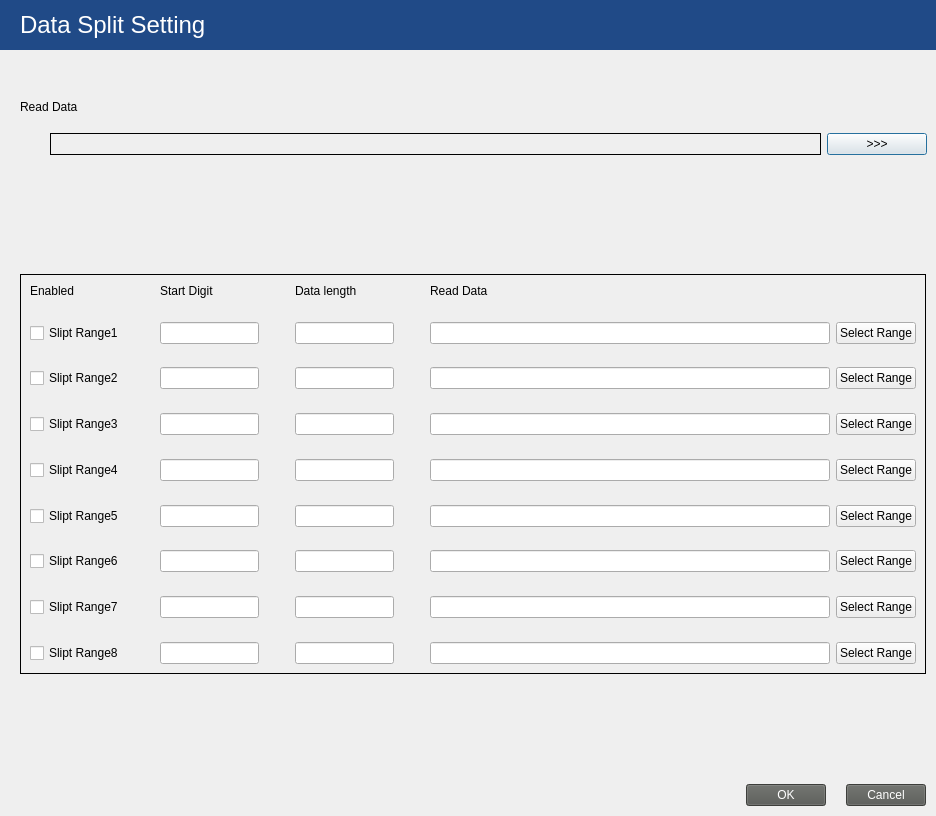
<?xml version="1.0" encoding="UTF-8"?>
<ui version="4.0">
 <class>DlogDSS_2Dcocde</class>
 <widget class="QDialog" name="DlogDSS_2Dcocde">
  <property name="geometry">
   <rect>
    <x>0</x>
    <y>0</y>
    <width>936</width>
    <height>816</height>
   </rect>
  </property>
  <property name="windowTitle">
   <string>Dialog</string>
  </property>
  <layout class="QVBoxLayout" name="verticalLayout">
   <property name="spacing">
    <number>0</number>
   </property>
   <property name="leftMargin">
    <number>0</number>
   </property>
   <property name="topMargin">
    <number>0</number>
   </property>
   <property name="rightMargin">
    <number>0</number>
   </property>
   <property name="bottomMargin">
    <number>0</number>
   </property>
   <item>
    <widget class="QFrame" name="">
     <property name="minimumSize">
      <size>
       <width>0</width>
       <height>50</height>
      </size>
     </property>
     <layout class="QVBoxLayout" name="verticalLayout_3">
      <property name="spacing">
       <number>10</number>
      </property>
      <property name="leftMargin">
       <number>0</number>
      </property>
      <property name="topMargin">
       <number>0</number>
      </property>
      <property name="rightMargin">
       <number>0</number>
      </property>
      <property name="bottomMargin">
       <number>10</number>
      </property>
      <item>
       <widget class="QFrame" name="">
        <property name="minimumSize">
         <size>
          <width>0</width>
          <height>50</height>
         </size>
        </property>
        <property name="maximumSize">
         <size>
          <width>16777215</width>
          <height>50</height>
         </size>
        </property>
        <property name="styleSheet">
         <string notr="true">background-color: rgb(32, 74, 135);
color: rgb(255, 255, 255);</string>
        </property>
        <layout class="QVBoxLayout" name="verticalLayout_2">
         <property name="leftMargin">
          <number>20</number>
         </property>
         <item>
          <widget class="QLabel" name="label">
           <property name="text">
            <string>&lt;html&gt;&lt;head/&gt;&lt;body&gt;&lt;p&gt;&lt;span style=&quot; font-size:18pt;&quot;&gt;Data Split Setting&lt;/span&gt;&lt;/p&gt;&lt;/body&gt;&lt;/html&gt;</string>
           </property>
          </widget>
         </item>
        </layout>
       </widget>
      </item>
      <item>
       <spacer name="verticalSpacer_9">
        <property name="orientation">
         <enum>Qt::Vertical</enum>
        </property>
        <property name="sizeType">
         <enum>QSizePolicy::Maximum</enum>
        </property>
        <property name="sizeHint" stdset="0">
         <size>
          <width>20</width>
          <height>40</height>
         </size>
        </property>
       </spacer>
      </item>
      <item>
       <layout class="QVBoxLayout" name="verticalLayout_4">
        <property name="leftMargin">
         <number>20</number>
        </property>
        <item>
         <widget class="QLabel" name="label_2">
          <property name="text">
           <string>Read Data </string>
          </property>
         </widget>
        </item>
       </layout>
      </item>
      <item>
       <widget class="QFrame" name="horizontalFrame_3">
        <property name="maximumSize">
         <size>
          <width>16777215</width>
          <height>50</height>
         </size>
        </property>
        <layout class="QHBoxLayout" name="horizontalLayout_3">
         <property name="leftMargin">
          <number>50</number>
         </property>
         <item>
          <widget class="QLabel" name="lab_ReadData__DSS_2Dcode">
           <property name="maximumSize">
            <size>
             <width>16777215</width>
             <height>40</height>
            </size>
           </property>
           <property name="frameShape">
            <enum>QFrame::Box</enum>
           </property>
           <property name="text">
            <string/>
           </property>
          </widget>
         </item>
         <item>
          <widget class="QPushButton" name="btn_readDetialData">
           <property name="maximumSize">
            <size>
             <width>100</width>
             <height>16777215</height>
            </size>
           </property>
           <property name="text">
            <string>&gt;&gt;&gt;</string>
           </property>
          </widget>
         </item>
        </layout>
       </widget>
      </item>
      <item>
       <widget class="QFrame" name="horizontalFrame_2">
        <property name="minimumSize">
         <size>
          <width>0</width>
          <height>0</height>
         </size>
        </property>
        <layout class="QHBoxLayout" name="horizontalLayout">
         <property name="spacing">
          <number>0</number>
         </property>
         <property name="leftMargin">
          <number>20</number>
         </property>
         <property name="topMargin">
          <number>0</number>
         </property>
         <property name="rightMargin">
          <number>10</number>
         </property>
         <property name="bottomMargin">
          <number>0</number>
         </property>
         <item>
          <widget class="QFrame" name="frame">
           <property name="maximumSize">
            <size>
             <width>16777215</width>
             <height>400</height>
            </size>
           </property>
           <property name="inputMethodHints">
            <set>Qt::ImhNone</set>
           </property>
           <property name="frameShape">
            <enum>QFrame::Box</enum>
           </property>
           <property name="midLineWidth">
            <number>3</number>
           </property>
           <layout class="QGridLayout" name="gridLayout">
            <item row="16" column="6">
             <widget class="QLineEdit" name="ledit_readData8_DSS_2Dcode"/>
            </item>
            <item row="10" column="2">
             <widget class="QLineEdit" name="ledit_startDigt5_DSS_2Dcode"/>
            </item>
            <item row="9" column="0">
             <spacer name="verticalSpacer_5">
              <property name="orientation">
               <enum>Qt::Vertical</enum>
              </property>
              <property name="sizeHint" stdset="0">
               <size>
                <width>20</width>
                <height>40</height>
               </size>
              </property>
             </spacer>
            </item>
            <item row="8" column="6">
             <widget class="QLineEdit" name="ledit_readData4_DSS_2Dcode"/>
            </item>
            <item row="2" column="4">
             <widget class="QLineEdit" name="ledit_dataLength1_DSS_2Dcode"/>
            </item>
            <item row="8" column="2">
             <widget class="QLineEdit" name="ledit_startDigt4_DSS_2Dcode"/>
            </item>
            <item row="11" column="0">
             <spacer name="verticalSpacer_6">
              <property name="orientation">
               <enum>Qt::Vertical</enum>
              </property>
              <property name="sizeHint" stdset="0">
               <size>
                <width>20</width>
                <height>40</height>
               </size>
              </property>
             </spacer>
            </item>
            <item row="16" column="2">
             <widget class="QLineEdit" name="ledit_startDigt8_DSS_2Dcode"/>
            </item>
            <item row="14" column="2">
             <widget class="QLineEdit" name="ledit_startDigt7_DSS_2Dcode"/>
            </item>
            <item row="6" column="4">
             <widget class="QLineEdit" name="ledit_dataLength3_DSS_2Dcode"/>
            </item>
            <item row="6" column="0">
             <widget class="QCheckBox" name="cbox_SlipRange3_DSS_2Dcode">
              <property name="text">
               <string>Slipt Range3</string>
              </property>
             </widget>
            </item>
            <item row="0" column="6">
             <widget class="QLabel" name="label_7">
              <property name="text">
               <string>Read Data</string>
              </property>
             </widget>
            </item>
            <item row="10" column="4">
             <widget class="QLineEdit" name="ledit_dataLength5_DSS_2Dcode"/>
            </item>
            <item row="4" column="4">
             <widget class="QLineEdit" name="ledit_dataLength2_DSS_2Dcode"/>
            </item>
            <item row="2" column="1">
             <spacer name="horizontalSpacer">
              <property name="orientation">
               <enum>Qt::Horizontal</enum>
              </property>
              <property name="sizeHint" stdset="0">
               <size>
                <width>40</width>
                <height>20</height>
               </size>
              </property>
             </spacer>
            </item>
            <item row="12" column="2">
             <widget class="QLineEdit" name="ledit_startDigt6_DSS_2Dcode"/>
            </item>
            <item row="8" column="4">
             <widget class="QLineEdit" name="ledit_dataLength4_DSS_2Dcode"/>
            </item>
            <item row="14" column="4">
             <widget class="QLineEdit" name="ledit_dataLength7_DSS_2Dcode"/>
            </item>
            <item row="16" column="4">
             <widget class="QLineEdit" name="ledit_dataLength8_DSS_2Dcode"/>
            </item>
            <item row="2" column="0">
             <widget class="QCheckBox" name="cbox_SlipRange1_DSS_2Dcode">
              <property name="text">
               <string>Slipt Range1</string>
              </property>
             </widget>
            </item>
            <item row="12" column="6">
             <widget class="QLineEdit" name="ledit_readData6_DSS_2Dcode"/>
            </item>
            <item row="15" column="0">
             <spacer name="verticalSpacer_8">
              <property name="orientation">
               <enum>Qt::Vertical</enum>
              </property>
              <property name="sizeHint" stdset="0">
               <size>
                <width>20</width>
                <height>40</height>
               </size>
              </property>
             </spacer>
            </item>
            <item row="16" column="0">
             <widget class="QCheckBox" name="cbox_SlipRange8_DSS_2Dcode">
              <property name="text">
               <string>Slipt Range8</string>
              </property>
             </widget>
            </item>
            <item row="5" column="0">
             <spacer name="verticalSpacer_3">
              <property name="orientation">
               <enum>Qt::Vertical</enum>
              </property>
              <property name="sizeHint" stdset="0">
               <size>
                <width>20</width>
                <height>40</height>
               </size>
              </property>
             </spacer>
            </item>
            <item row="6" column="2">
             <widget class="QLineEdit" name="ledit_startDigt3_DSS_2Dcode"/>
            </item>
            <item row="4" column="6">
             <widget class="QLineEdit" name="ledit_readData2_DSS_2Dcode"/>
            </item>
            <item row="8" column="0">
             <widget class="QCheckBox" name="cbox_SlipRange4_DSS_2Dcode">
              <property name="text">
               <string>Slipt Range4</string>
              </property>
             </widget>
            </item>
            <item row="12" column="0">
             <widget class="QCheckBox" name="cbox_SlipRange6_DSS_2Dcode">
              <property name="text">
               <string>Slipt Range6</string>
              </property>
             </widget>
            </item>
            <item row="10" column="0">
             <widget class="QCheckBox" name="cbox_SlipRange5_DSS_2Dcode">
              <property name="text">
               <string>Slipt Range5</string>
              </property>
             </widget>
            </item>
            <item row="2" column="5">
             <spacer name="horizontalSpacer_3">
              <property name="orientation">
               <enum>Qt::Horizontal</enum>
              </property>
              <property name="sizeHint" stdset="0">
               <size>
                <width>40</width>
                <height>20</height>
               </size>
              </property>
             </spacer>
            </item>
            <item row="14" column="6">
             <widget class="QLineEdit" name="ledit_readData7_DSS_2Dcode"/>
            </item>
            <item row="12" column="4">
             <widget class="QLineEdit" name="ledit_dataLength6_DSS_2Dcode"/>
            </item>
            <item row="2" column="3">
             <spacer name="horizontalSpacer_2">
              <property name="orientation">
               <enum>Qt::Horizontal</enum>
              </property>
              <property name="sizeHint" stdset="0">
               <size>
                <width>40</width>
                <height>20</height>
               </size>
              </property>
             </spacer>
            </item>
            <item row="4" column="0">
             <widget class="QCheckBox" name="cbox_SlipRange2_DSS_2Dcode">
              <property name="text">
               <string>Slipt Range2</string>
              </property>
             </widget>
            </item>
            <item row="2" column="2">
             <widget class="QLineEdit" name="ledit_startDigt1_DSS_2Dcode"/>
            </item>
            <item row="4" column="2">
             <widget class="QLineEdit" name="ledit_startDigt2_DSS_2Dcode"/>
            </item>
            <item row="1" column="0">
             <spacer name="verticalSpacer_2">
              <property name="orientation">
               <enum>Qt::Vertical</enum>
              </property>
              <property name="sizeHint" stdset="0">
               <size>
                <width>20</width>
                <height>40</height>
               </size>
              </property>
             </spacer>
            </item>
            <item row="2" column="6">
             <widget class="QLineEdit" name="ledit_readData1_DSS_2Dcode">
              <property name="minimumSize">
               <size>
                <width>400</width>
                <height>0</height>
               </size>
              </property>
             </widget>
            </item>
            <item row="10" column="6">
             <widget class="QLineEdit" name="ledit_readData5_DSS_2Dcode"/>
            </item>
            <item row="6" column="6">
             <widget class="QLineEdit" name="ledit_readData3_DSS_2Dcode"/>
            </item>
            <item row="3" column="0">
             <spacer name="verticalSpacer">
              <property name="orientation">
               <enum>Qt::Vertical</enum>
              </property>
              <property name="sizeHint" stdset="0">
               <size>
                <width>20</width>
                <height>40</height>
               </size>
              </property>
             </spacer>
            </item>
            <item row="7" column="0">
             <spacer name="verticalSpacer_4">
              <property name="orientation">
               <enum>Qt::Vertical</enum>
              </property>
              <property name="sizeHint" stdset="0">
               <size>
                <width>20</width>
                <height>40</height>
               </size>
              </property>
             </spacer>
            </item>
            <item row="13" column="0">
             <spacer name="verticalSpacer_7">
              <property name="orientation">
               <enum>Qt::Vertical</enum>
              </property>
              <property name="sizeHint" stdset="0">
               <size>
                <width>20</width>
                <height>40</height>
               </size>
              </property>
             </spacer>
            </item>
            <item row="14" column="0">
             <widget class="QCheckBox" name="cbox_SlipRange7_DSS_2Dcode">
              <property name="text">
               <string>Slipt Range7</string>
              </property>
             </widget>
            </item>
            <item row="0" column="2">
             <widget class="QLabel" name="label_6">
              <property name="text">
               <string>Start Digit</string>
              </property>
             </widget>
            </item>
            <item row="0" column="0">
             <widget class="QLabel" name="label_4">
              <property name="text">
               <string>Enabled</string>
              </property>
             </widget>
            </item>
            <item row="0" column="4">
             <widget class="QLabel" name="label_5">
              <property name="text">
               <string>Data length</string>
              </property>
             </widget>
            </item>
            <item row="2" column="7">
             <widget class="QPushButton" name="btn_selectRange1_DSS_2Dcode">
              <property name="text">
               <string>Select Range</string>
              </property>
             </widget>
            </item>
            <item row="4" column="7">
             <widget class="QPushButton" name="btn_selectRange2_DSS_2Dcode">
              <property name="text">
               <string>Select Range</string>
              </property>
             </widget>
            </item>
            <item row="6" column="7">
             <widget class="QPushButton" name="btn_selectRange3_DSS_2Dcode">
              <property name="text">
               <string>Select Range</string>
              </property>
             </widget>
            </item>
            <item row="8" column="7">
             <widget class="QPushButton" name="btn_selectRange4_DSS_2Dcode">
              <property name="text">
               <string>Select Range</string>
              </property>
             </widget>
            </item>
            <item row="10" column="7">
             <widget class="QPushButton" name="btn_selectRange5_DSS_2Dcode">
              <property name="text">
               <string>Select Range</string>
              </property>
             </widget>
            </item>
            <item row="12" column="7">
             <widget class="QPushButton" name="btn_selectRange6_DSS_2Dcode">
              <property name="text">
               <string>Select Range</string>
              </property>
             </widget>
            </item>
            <item row="14" column="7">
             <widget class="QPushButton" name="btn_selectRange7_DSS_2Dcode">
              <property name="text">
               <string>Select Range</string>
              </property>
             </widget>
            </item>
            <item row="16" column="7">
             <widget class="QPushButton" name="btn_selectRange8_DSS_2Dcode">
              <property name="text">
               <string>Select Range</string>
              </property>
             </widget>
            </item>
           </layout>
          </widget>
         </item>
        </layout>
       </widget>
      </item>
      <item>
       <layout class="QHBoxLayout" name="horizontalLayout_2">
        <property name="spacing">
         <number>20</number>
        </property>
        <property name="topMargin">
         <number>0</number>
        </property>
        <property name="rightMargin">
         <number>10</number>
        </property>
        <item>
         <spacer name="horizontalSpacer_4">
          <property name="orientation">
           <enum>Qt::Horizontal</enum>
          </property>
          <property name="sizeHint" stdset="0">
           <size>
            <width>40</width>
            <height>20</height>
           </size>
          </property>
         </spacer>
        </item>
        <item>
         <widget class="QPushButton" name="btn_OK_DSS_2Dcode">
          <property name="styleSheet">
           <string notr="true">background-color: rgb(85, 87, 83);
color: rgb(255, 255, 255);</string>
          </property>
          <property name="text">
           <string>OK</string>
          </property>
         </widget>
        </item>
        <item>
         <widget class="QPushButton" name="btn_Cancel_DSS_2Dcode">
          <property name="styleSheet">
           <string notr="true">background-color: rgb(85, 87, 83);
color: rgb(255, 255, 255);</string>
          </property>
          <property name="text">
           <string>Cancel</string>
          </property>
         </widget>
        </item>
       </layout>
      </item>
     </layout>
    </widget>
   </item>
  </layout>
 </widget>
 <resources/>
 <connections/>
</ui>
